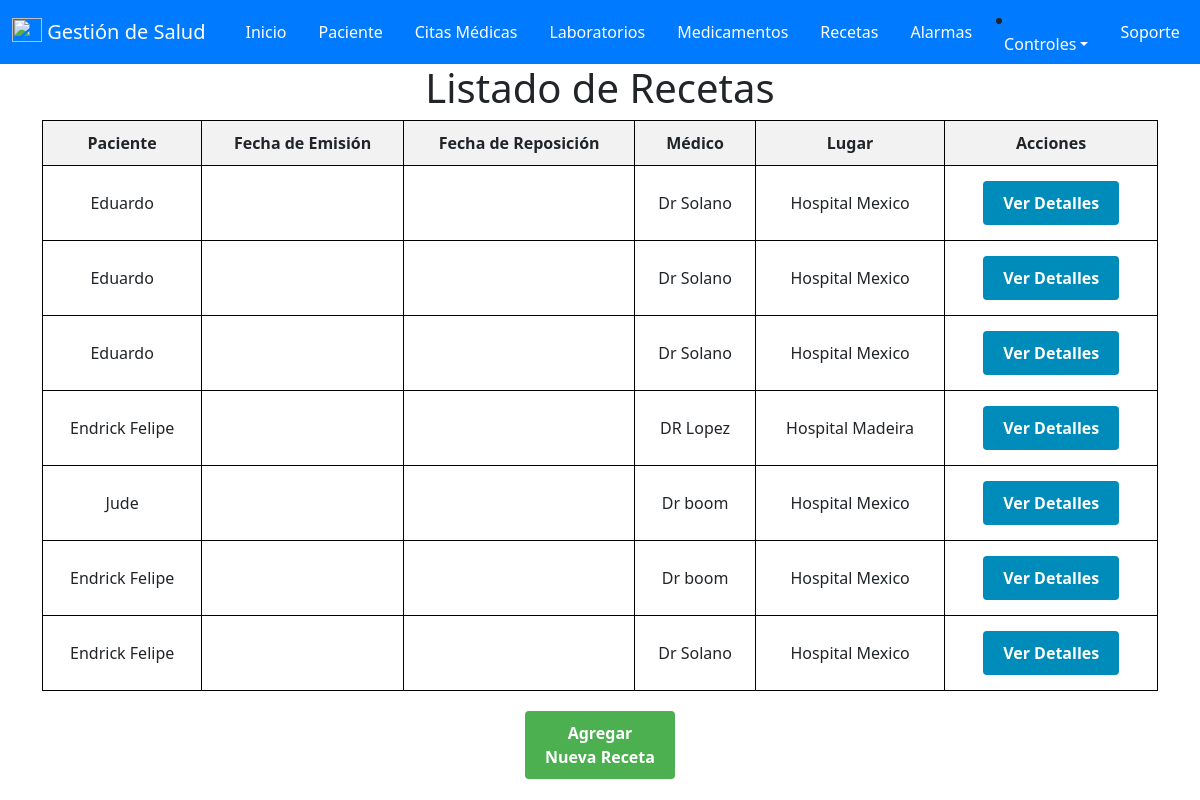
The app's page /recetas/ (signed in), older data.
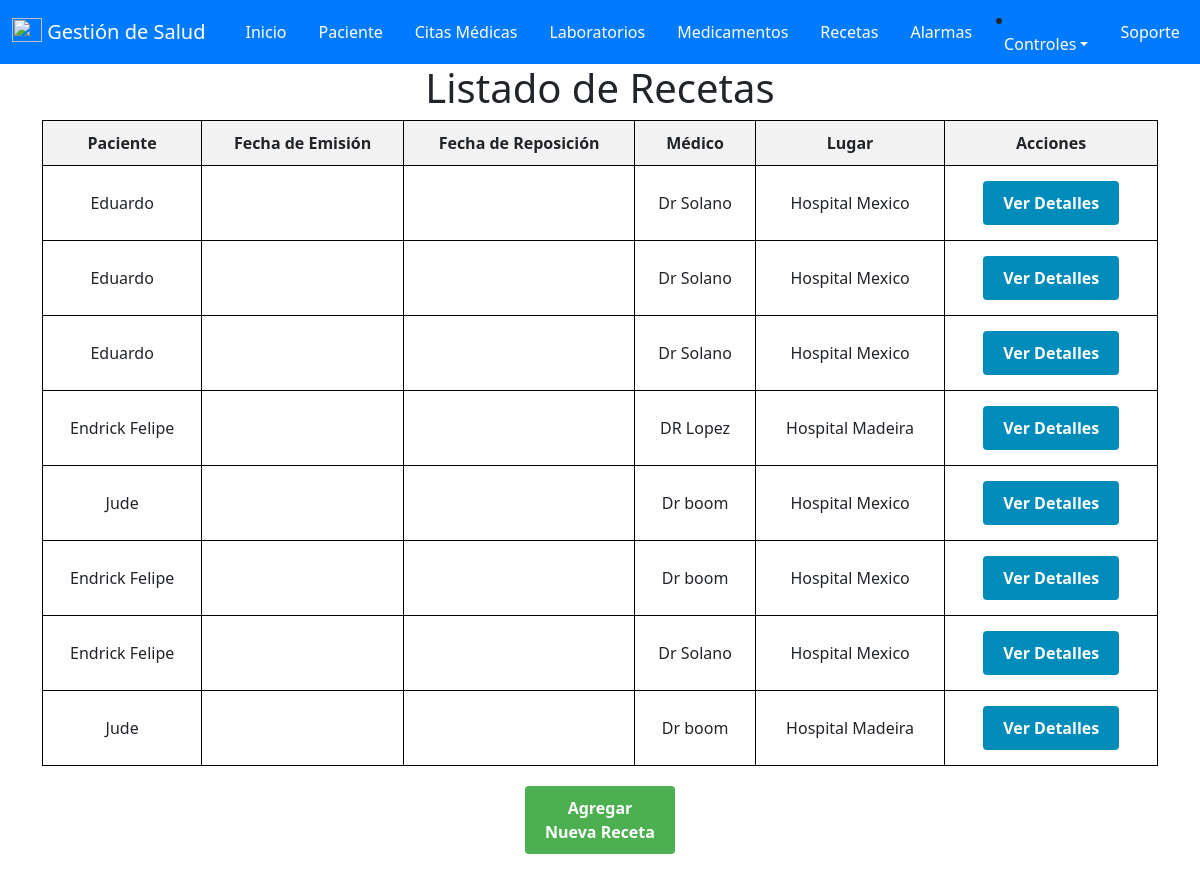
The same page, newer data.
### salud/models.py (models this page shows, shortened)
class receta(models.Model):
    id_Recetas = models.AutoField(primary_key=True, verbose_name='ID_Recetas')
    id_paciente = models.ForeignKey('paciente', on_delete=models.CASCADE)  # Asegúrate de que 'paciente' exista
    fecha_Emision = models.DateField(null=False, verbose_name='Fecha_Emision')
    fecha_Reposicion = models.DateField(null=False, verbose_name='Fecha_Reposicion')
    medico = models.CharField(max_length=50, verbose_name='Medico')
    lugar = models.CharField(max_length=200, verbose_name='Lugar')
    medicamentos = models.ManyToManyField(medicamento, through='RecetaMedicamento')
    id_usuario = models.ForeignKey(User, on_delete=models.CASCADE)

class paciente(models.Model):
    id_paciente = models.AutoField(primary_key=True , verbose_name='ID_Paciente')
    cedula = models.IntegerField(null=True,verbose_name='Cedula')
    nombre = models.CharField(max_length=50, verbose_name='Nombre')
    apellido = models.CharField(max_length=50, verbose_name='Apellido')
    sexo = models.CharField(max_length=20, verbose_name='Sexo')
    fecha_Nacimiento = models.DateField(null=True, verbose_name='Fecha de Nacimiento')
    edad = models.IntegerField ( verbose_name='Edad')
    direccion = models.CharField(max_length=50, verbose_name='Direccion')
    telefono = models.IntegerField( verbose_name='Telefono')
    email = models.EmailField( verbose_name='Email')
    id_usuario = models.ForeignKey(User, on_delete=models.CASCADE)

### salud/views.py (the view)
# urls.py: path('recetas/', views.recetas, name='recetas'),
@login_required
def recetas(request):
    recetas = receta.objects.filter(id_usuario=request.user)
    return render(request, 'Programar/recetas.html', {'recetas': recetas})

### salud/templates/Programar/recetas.html (shortened to what this page needs)
{% extends "base.html" %}
{% block contenido %}
<!DOCTYPE html>
<html>
<head>
</head>
<body>
    <h1>Listado de Recetas</h1>
    <table>
        <thead>
            <tr>
                <th>Paciente</th>
                <th>Fecha de Emisión</th>
                <th>Fecha de Reposición</th>
                <th>Médico</th>
                <th>Lugar</th>
                <th>Acciones</th>
            </tr>
        </thead>
        <tbody>
            {% for receta in recetas %}
            <tr>
                <td>{{ receta.id_paciente.nombre }}</td>
                <td>{{ receta.fecha_emision }}</td>
                <td>{{ receta.fecha_reposicion }}</td>
                <td>{{ receta.medico }}</td>
                <td>{{ receta.lugar }}</td>
                <td>
                    <a href="" class="button view-button">Ver Detalles</a>
                </td>
            </tr>
            {% empty %}
            <tr>
                <td colspan="6">No hay recetas disponibles.</td>
            </tr>
            {% endfor %}
        </tbody>
    </table>
    <div style="text-align: center;">
        <a href="{% url 'agregar_receta' %}" class="button add-button">Agregar Nueva Receta</a>
    </div>
</body>
</html>
{% endblock %}

Row changes from the older to the newer data that the page shows:
added receta: id_paciente.nombre "Jude", medico "Dr boom", lugar "Hospital Madeira"
